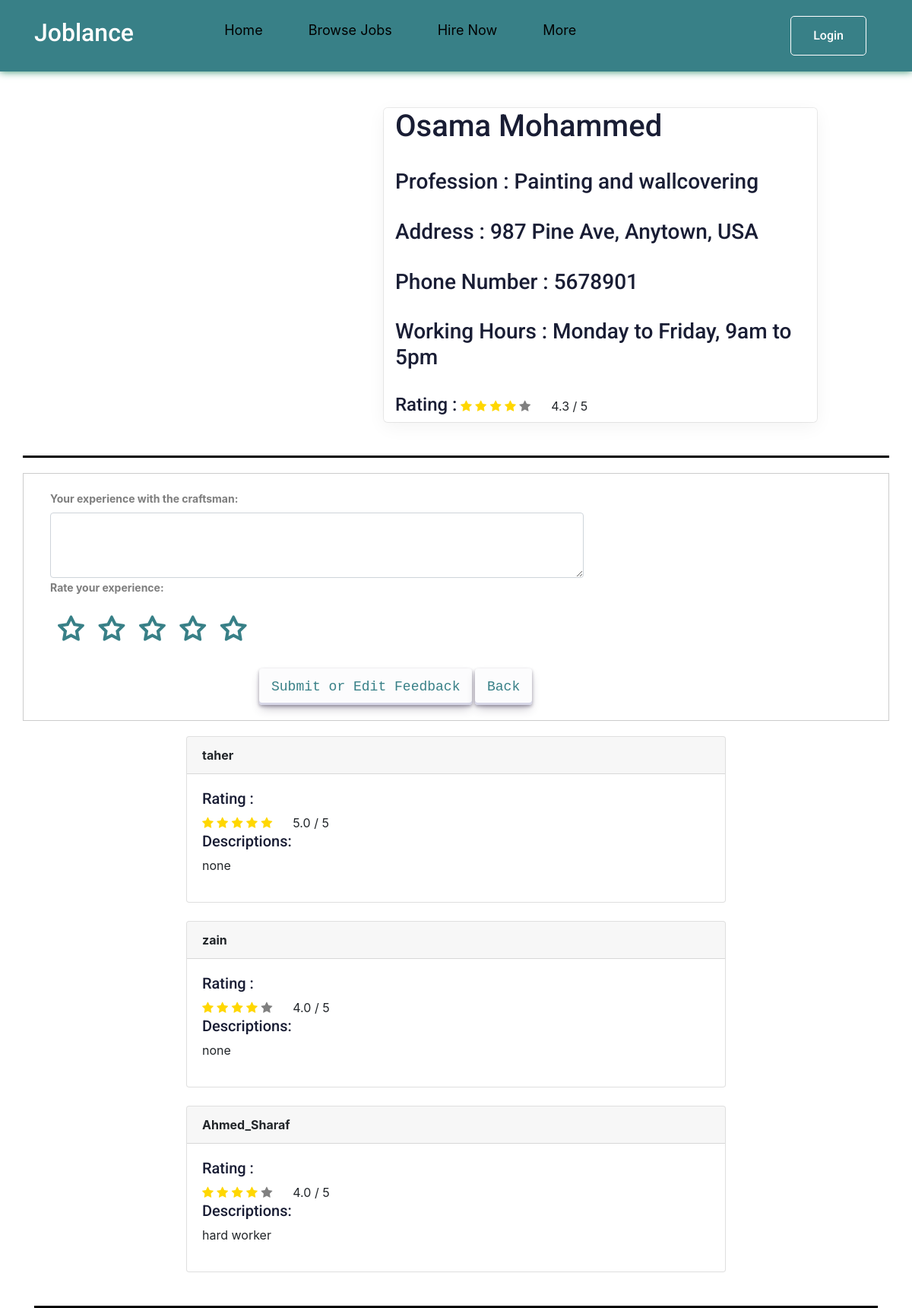
The app's page /features/craftsman_detail/11/ with its own data.
### features/models.py (models this page shows, shortened)
class Craftsmen(models.Model):
     image = models.ImageField(default='user.png', upload_to=image_upload)
     name = models.CharField(max_length=30, default='none')
     slug = models.SlugField(null=True, blank=True)
     phone_number = models.IntegerField(default='none')
     profession = models.CharField(max_length=30, default='none')
     address = models.CharField(max_length=50, default='none')
     working_hours = models.CharField(max_length=50, default='none')
     description = models.TextField(max_length=10000)
     def __str__(self):
         return str(self.name)
     def average_review(self):
         review = Rating.objects.filter(RACraftsmen=self).aggregate(average=Avg('RAting'))
         avg = 0
         if review["average"] is not None:
             avg = float(review["average"])
         return avg

class Rating(models.Model):
    RAUser = models.ForeignKey(User , on_delete=models.CASCADE , blank=True, null=True ,verbose_name=_("User "))
    RACraftsmen = models.ForeignKey('Craftsmen' , on_delete=models.CASCADE , blank=True, null=True ,verbose_name=_("Craftsmen "))
    RAting = models.IntegerField(default='0')
    RADescription = models.TextField(max_length=10000 , blank=True, null=True )

### features/views.py (the view)
# urls.py: path('craftsman_detail/<int:craftsman_id>/', views.craftsman_detail, name='craftsman_detail'),
def craftsman_detail(request, craftsman_id):
    craftsman_details = Craftsmen.objects.get(id=craftsman_id)
    Rev =craftsman_details.average_review()
    rating_details = Rating.objects.filter(RACraftsmen=craftsman_details)
    context = {'craftsman_detail': craftsman_details ,'rating_details': rating_details , 'Rev':Rev}
    return render(request, 'features/craftsman_detail.html', context)

### features/templates/features/craftsman_detail.html (shortened to what this page needs)
{% load static %}
<!DOCTYPE html>
<html lang="en">
<head>
    <link rel="stylesheet" href="{% static 'css/normalize.css' %}">
    <link rel="stylesheet" href="{% static 'css/craftsmen.css' %}">
    <link rel="stylesheet" href="{% static 'css/style.css'%}">
    <link rel="stylesheet" href="{% static 'css/craftsman_detail.css'%}">
    <link rel="stylesheet" href="{% static 'css/rating.css'%}">
    <link rel="stylesheet" href="{% static 'css/all.min.css' %}">
    <link rel="stylesheet" href="https://stackpath.bootstrapcdn.com/bootstrap/4.3.1/css/bootstrap.min.css">
    <link rel="stylesheet" href="https://cdnjs.cloudflare.com/ajax/libs/font-awesome/4.7.0/css/font-awesome.min.css">
</head>
<body>
    <Header>
        <div class="container">
            <a href="{% url 'pages:index' %}" class="logo">
                <h2 style="color: #fff;">Joblance</h2>
            </a>
            <ul class="links">
                <li><a href="{% url 'pages:home' %}">Home</a></li>
                <li><a href="{% url 'jobs:job_list' %}">Browse Jobs</a></li>
                <li><a href="{% url 'profiles:others' %}">Hire Now</a></li>
                <li>
                    <a href="#" class="io">More</a>
                </li>
            </ul>
            <div class="col-xl-3 col-lg-3 d-none d-lg-block">
                <div class="Appointment">
                    {% if request.user.is_authenticated %}
                    <div class="d-none d-lg-block">
                        <a href="{% url 'registration:logout' %}" class="boxed-btn3">Logout</a>
                    </div>
                    {% else %}
                    <div class="d-none d-lg-block">
                        <a class="boxed-btn3" href="{% url 'registration:signin' %}" style="float: right;">Login</a>
                    </div>
                    {% endif %}
                </div>
            </div>
        </div>
    </Header>
    <div class="container dark-grey-text mt-5">
        <div class="row wow fadeIn">
          <div class="col-md-4  mb-4">
          </div>
          <div class="col-md-6  mb-4 wid">
                <h1>{{ craftsman_detail }} </h1>
                <br>
                <h3>Profession : {{ craftsman_detail.profession }} </h3>
                <h3>Address : {{ craftsman_detail.address }} </h3>
                <h3>Phone Number : {{ craftsman_detail.phone_number }} </h3>
                <h3>Working Hours : {{ craftsman_detail.working_hours }} </h3>
                <h4>Rating :  </h4>
                <div class="review-feedback BQ">
                    <span class="fa {% if Rev == 0.5 %}fa-star-half-full {% elif Rev < 0.5 %}fa fa-star{% elif  Rev > 0.5 %}fa fa-star-full{% endif %}"></span>
                    <span class="fa {% if Rev == 1.5 %}fa-star-half-full {% elif Rev < 1.5 %}fa fa-star{% elif  Rev > 1.5 %}fa fa-star-full{% endif %}"></span>
                    <span class="fa {% if Rev == 2.5 %}fa-star-half-full {% elif Rev < 2.5 %}fa fa-star{% elif  Rev > 2.5 %}fa fa-star-full{% endif %}"></span>
                    <span class="fa {% if Rev == 3.5 %}fa-star-half-full {% elif Rev < 3.5 %}fa fa-star{% elif  Rev > 3.5 %}fa fa-star-full{% endif %}"></span>
                    <span class="fa {% if Rev == 4.5 %}fa-star-half-full {% elif Rev < 4.5 %}fa fa-star{% elif  Rev > 4.5 %}fa fa-star-full{% endif %}"></span>&nbsp;&nbsp;&nbsp;&nbsp;&nbsp;
                    {{Rev | stringformat:".1f"}} / 5
                </div>
                <br>
            </div>
        </div>
            <form method="POST" class="row ccc" action="{% url 'features:submit_rating' craftsmanId=craftsman_detail.id %}">
                    <div class="col-md-8">
                        <label for="experience">Your experience with the craftsman:</label>
                        <textarea class="form-control" id="experience" name="description" rows="3"></textarea>
                    </div>
                    <div class="col-md-6">
                        <label for="rating">Rate your experience:</label>
                        <br>
                        <div class="rating">
                            <label class="star star-5" for="star-5"></label>
                            <label class="star star-4" for="star-4"></label>
                            <label class="star star-3" for="star-3"></label>
                            <label class="star star-2" for="star-2"></label>
                            <label class="star star-1" for="star-1"></label>
                        </div>
                    </div>
                    <div class="col-md-6 offset-md-3 DDD">
                        <button type="submit" class="button-30">Submit or Edit Feedback</button>
                        <a href="{% url 'features:craftsmen'%}" class="button-30">Back</a>
                    </div>
            </form>
                <div class="container">
                    <div class="row justify-content-center">
                        <div class="col-md-8">
                            {% for rating in rating_details %}
                            <div class="card">
                              <strong class="card-header">{{ rating.RAUser }}</strong>
                              <div class="card-body">
                                <h5>Rating : </h5>
                                <div class="review-feedback">
                                    <span class="fa fa-star {% if rating.RAting > 0 %} checked {% endif %}"></span>
                                    <span class="fa fa-star {% if rating.RAting > 1 %} checked {% endif %}"></span>
                                    <span class="fa fa-star {% if rating.RAting > 2 %} checked {% endif %}"></span>
                                    <span class="fa fa-star {% if rating.RAting > 3 %} checked {% endif %}"></span>
                                    <span class="fa fa-star {% if rating.RAting > 4 %} checked {% endif %}"></span>&nbsp;&nbsp;&nbsp;&nbsp;&nbsp;
                                    {{rating.RAting | stringformat:".1f"}} / 5
                                </div>
                                <h5>Descriptions:</h5>
                                <ul>
                                  {% if rating.RADescription %}
                                    <li>{{ rating.RADescription }}</li>
                                  {% else %}
                                    <li>none</li>
                                  {% endif %}
                                </ul>
                              </div>
                            </div>
                            <br>
                            {% endfor %}
                          </div>
                    </div>
                </div>
    </div>
</body>
</html>

### static/css/craftsmen.css (style rules this page uses)
:root { --main-color: #388087; --main-color-alt: #BADFE7; --main-transition: 0.3s ; --padding-top-section : 100px ; --padding-bottom-section: 100px; --section-background: #1fb38e; }
* { -webkit-box-sizing: border-box; -moz-box-sizing: border-box; box-sizing: border-box; }
html { scroll-behavior: smooth; }
body { font-family: 'Cairo', sans-serif; }
a { text-decoration: none; }
ul { list-style: none; list-style: none; margin: 0; padding: 0; }
.container { padding-left: 15px; padding-right: 15px; margin-left: auto; margin-right: auto; }
@media (min-width: 768px) { .container { width: 750px; } }
@media (min-width: 992px) { .container { width: 970px; } }
@media (min-width: 1200px) { .container { width: 1170px; } }
header { position: relative; box-shadow: 0 0 10px #2c8c6a; background-color: #388087; }
header .container { display: flex; justify-content: space-between; align-items: center; flex-wrap: wrap; position: relative; }
header .links { display: flex; }
header .logo { color: var(--main-color); font-size: 26px; font-weight: bold; height: 78.4px; display: flex; justify-content: center; align-items: center; }
header .links > li > a { position: relative; color: black; font-size: 18px; display: flex; justify-content: center; align-items: center; padding: 0 30px; height: 78.4px; transition: var(--main-transition); -webkit-transition: var(--main-transition); -moz-transition: var(--main-transition); -ms-transition: var(--main-transition); -o-transition: var(--main-transition); overflow: hidden; }
header .links > li > a::before { content: ""; position: absolute; background-color: var(--main-color); width: 100%; height: 4px; top: 0; left: -100%; transition: var(--main-transition); -webkit-transition: var(--main-transition); -moz-transition: var(--main-transition); -ms-transition: var(--main-transition); -o-transition: var(--main-transition); }

### static/css/craftsman_detail.css (style rules this page uses)
.wid { height: auto; display: block; margin: 0 auto; border-radius: 5px; box-shadow: rgba(0, 0, 0, 0.05) 0px 6px 24px 0px, rgba(0, 0, 0, 0.08) 0px 0px 0px 1px; }
.wid h3 { margin-bottom: 2rem; }
.row { border-bottom: 3px solid black; padding-bottom: 20px; }
.ccc { display: flex; flex-wrap: wrap; justify-content: space-between; margin: 20px 0; padding: 20px; border: 1px solid #ccc; }
label { font-weight: bold; margin-bottom: 10px; }

### static/css/rating.css (style rules this page uses)
body { background-color: #eee; }
label.star { float: right; padding: 10px; font-size: 36px; color: #388087; transition: all .2s; }
label.star:before { content: '\f006'; font-family: FontAwesome; }
.rating { display: inline-block; }
.review-feedback .checked { color: gold; }
h4, .BQ { display: inline-block; }
.ccc .DDD .button-30 { align-items: center; appearance: none; background-color: #FCFCFD; border-radius: 4px; border-width: 0; box-shadow: rgba(45, 35, 66, 0.4) 0 2px 4px,rgba(45, 35, 66, 0.3) 0 7px 13px -3px,#D6D6E7 0 -3px 0 inset; box-sizing: border-box; color: #388087; cursor: pointer; display: inline-flex; font-family: "JetBrains Mono",monospace; height: 48px; justify-content: center; line-height: 1; list-style: none; overflow: hidden; padding-left: 16px; padding-right: 16px; position: relative; text-align: left; text-decoration: none; transition: box-shadow .15s,transform .15s; user-select: none; -webkit-user-select: none; touch-action: manipulation; white-space: nowrap; will-change: box-shadow,transform; font-size: 18px; }
.fa-star { color: grey; }
.fa-star-full:before { content: "\f005"; color: #ffd700; }

### records on screen
Craftsmen: name "Osama Mohammed", profession "Painting and wallcovering", address "987 Pine Ave, Anytown, USA", phone_number "5678901", working_hours "Monday to Friday, 9am to 5pm"
Rating: RAUser "taher", RAting "5.0", RADescription "none"
Rating: RAUser "zain", RAting "4.0", RADescription "none"
Rating: RAUser "Ahmed_Sharaf", RAting "4.0", RADescription "hard worker"

### other values on screen
{{ Rev | stringformat:".1f" }} "4.3"
